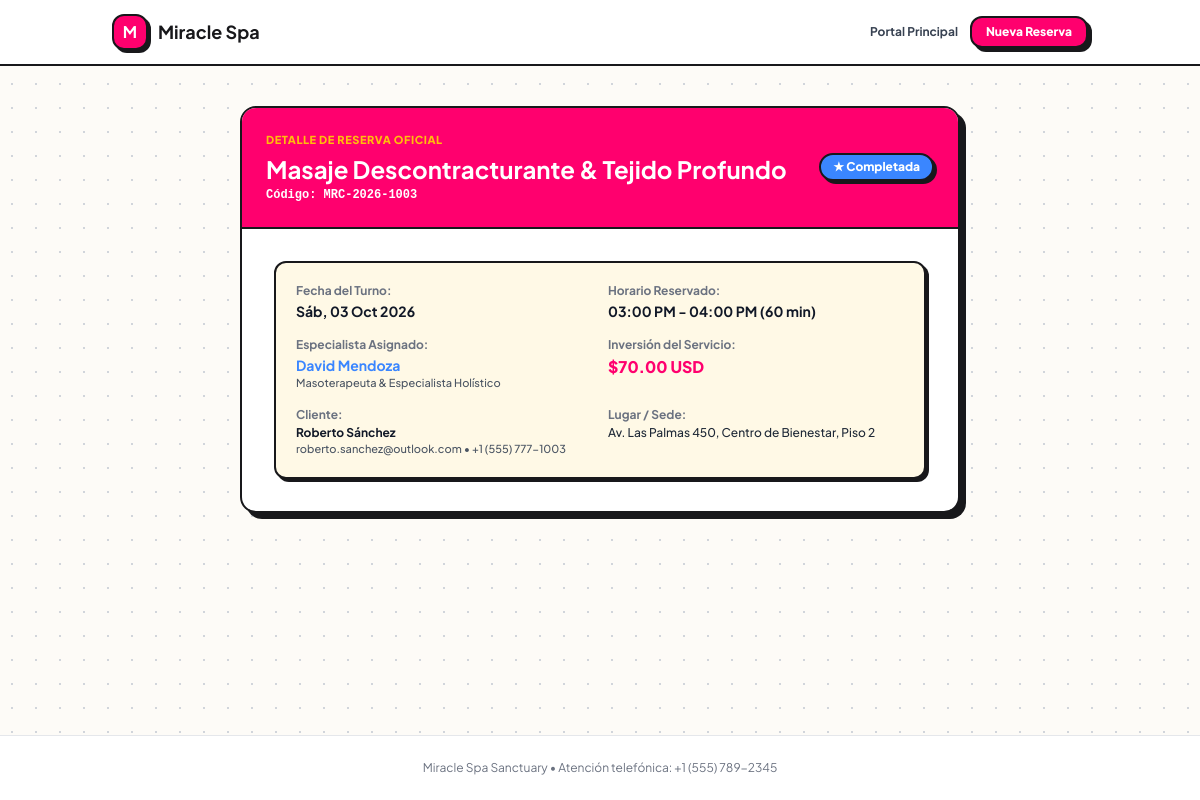
Screenshot of /gestionar-cita.php?token=tok_demo_1003_c7d6 with the database file from the repository.
### tables this page shows
CREATE TABLE IF NOT EXISTS `appointments` (
  `id` INT AUTO_INCREMENT PRIMARY KEY,
  `code` VARCHAR(30) NOT NULL UNIQUE,
  `client_id` INT NOT NULL,
  `service_id` INT NOT NULL,
  `professional_id` INT NOT NULL,
  `date` DATE NOT NULL,
  `start_time` TIME NOT NULL,
  `end_time` TIME NOT NULL,
  `duration_minutes` INT NOT NULL,
  `buffer_minutes` INT NOT NULL DEFAULT 15,
  `price` DECIMAL(10,2) NOT NULL DEFAULT 0.00,
  `status` ENUM('pendiente', 'confirmada', 'completada', 'cancelada', 'reprogramada') NOT NULL DEFAULT 'confirmada',
  `manage_token` VARCHAR(64) NOT NULL UNIQUE,
  `client_notes` TEXT NULL,
  `admin_notes` TEXT NULL,
  `cancellation_reason` TEXT NULL,
  `cancelled_at` DATETIME NULL,
  `rescheduled_at` DATETIME NULL,
  `created_at` DATETIME DEFAULT CURRENT_TIMESTAMP,
  INDEX `idx_date_prof` (`date`, `professional_id`),
  INDEX `idx_date_status` (`date`, `status`),
  INDEX `idx_token` (`manage_token`),
  CONSTRAINT `fk_app_client` FOREIGN KEY (`client_id`) REFERENCES `clients` (`id`) ON DELETE RESTRICT,
  CONSTRAINT `fk_app_service` FOREIGN KEY (`service_id`) REFERENCES `services` (`id`) ON DELETE RESTRICT,
  CONSTRAINT `fk_app_prof` FOREIGN KEY (`professional_id`) REFERENCES `professionals` (`id`) ON DELETE RESTRICT
);

CREATE TABLE IF NOT EXISTS `services` (
  `id` INT AUTO_INCREMENT PRIMARY KEY,
  `category_id` INT NOT NULL,
  `name` VARCHAR(150) NOT NULL,
  `description` TEXT NULL,
  `duration_minutes` INT NOT NULL DEFAULT 60,
  `price` DECIMAL(10,2) NOT NULL DEFAULT 0.00,
  `active` TINYINT(1) NOT NULL DEFAULT 1,
  `image_url` VARCHAR(255) NULL,
  `created_at` DATETIME DEFAULT CURRENT_TIMESTAMP,
  INDEX (`category_id`),
  CONSTRAINT `fk_service_category` FOREIGN KEY (`category_id`) REFERENCES `categories` (`id`) ON DELETE CASCADE
);

CREATE TABLE IF NOT EXISTS `professionals` (
  `id` INT AUTO_INCREMENT PRIMARY KEY,
  `name` VARCHAR(150) NOT NULL,
  `email` VARCHAR(150) NOT NULL UNIQUE,
  `phone` VARCHAR(50) NULL,
  `title` VARCHAR(100) DEFAULT 'Especialista en Belleza y Bienestar',
  `bio` TEXT NULL,
  `avatar` VARCHAR(255) NULL,
  `rating` DECIMAL(3,2) DEFAULT 4.90,
  `active` TINYINT(1) DEFAULT 1,
  `created_at` DATETIME DEFAULT CURRENT_TIMESTAMP
);

CREATE TABLE IF NOT EXISTS `clients` (
  `id` INT AUTO_INCREMENT PRIMARY KEY,
  `name` VARCHAR(150) NOT NULL,
  `email` VARCHAR(150) NOT NULL,
  `phone` VARCHAR(50) NOT NULL,
  `notes` TEXT NULL,
  `created_at` DATETIME DEFAULT CURRENT_TIMESTAMP,
  INDEX `idx_client_email` (`email`)
);

### app/Models/Appointment.php (called while the page is built, shortened)
<?php
class Appointment {
    public static function findByManageToken(string $token): ?array {
        $db = Database::getConnection();
        $stmt = $db->prepare("SELECT a.*,
                                     c.name AS client_name, c.email AS client_email, c.phone AS client_phone,
                                     s.name AS service_name, s.duration_minutes AS service_duration,
                                     cat.name AS category_name, cat.slug AS category_slug,
                                     p.name AS professional_name, p.title AS professional_title, p.avatar AS professional_avatar
                              FROM appointments a
                              JOIN clients c ON c.id = a.client_id
                              JOIN services s ON s.id = a.service_id
                              JOIN categories cat ON cat.id = s.category_id
                              JOIN professionals p ON p.id = a.professional_id
                              WHERE a.manage_token = ?");
        $stmt->execute([trim($token)]);
        $row = $stmt->fetch();
        return $row ?: null;
    }
}

### config/app.php (called while the page is built, shortened)
<?php
class AppConfig {
    private static array $settingsCache = [];
    public static function getSetting(string $key, string $default = ''): string {
        return self::$settingsCache[$key] ?? $default;
    }
    private static function loadSettings(): void {
        try {
            $db = Database::getConnection();
            $stmt = $db->query("SELECT setting_key, setting_value FROM settings");
            $rows = $stmt->fetchAll(PDO::FETCH_KEY_PAIR);
            self::$settingsCache = $rows ?: [];
        } catch (Exception $e) {
            self::$settingsCache = [
                'spa_name' => 'Miracle Spa Sanctuary',
                'spa_address' => 'Av. Las Palmas 450, Centro de Bienestar, Piso 2',
                'spa_phone' => '+1 (555) 789-2345',
                'spa_email' => 'citas@miraclespa.com',
                'currency_symbol' => '$',
                'buffer_minutes' => '15',
                'min_cancel_hours' => '4',
                'opening_time' => '09:00:00',
                'closing_time' => '20:00:00',
                'slot_interval_minutes' => '30',
                'mail_driver' => 'simulated'
            ];
        }
    }
}

### gestionar-cita.php (the view, shortened to what this page needs)
<?php
require_once __DIR__ . '/config/app.php';
require_once __DIR__ . '/app/Models/Appointment.php';
require_once __DIR__ . '/app/Helpers/ViewHelper.php';
$token = $_GET['token'] ?? null;
$code = $_GET['code'] ?? null;
$appointment = null;
if (!empty($token)) {
    $appointment = Appointment::findByManageToken($token);
} elseif (!empty($code)) {
    $appointment = Appointment::findByCode($code);
}
$spaName = AppConfig::getSetting('spa_name', 'Miracle Spa Sanctuary');
$spaAddress = AppConfig::getSetting('spa_address', 'Av. Las Palmas 450, Centro de Bienestar');
$spaPhone = AppConfig::getSetting('spa_phone', '+1 (555) 789-2345');
?>
<!DOCTYPE html>
<html lang="es">
<head>
    <script src="https://cdn.tailwindcss.com"></script>
    <link rel="stylesheet" href="assets/css/app.css">
</head>
<body class="bg-[#FDFBF7] text-[#18181B] min-h-screen flex flex-col">
    <header class="bg-white border-b-2 border-[#18181B] sticky top-0 z-30">
        <div class="max-w-5xl mx-auto px-4 sm:px-6 h-16 flex items-center justify-between">
            <a href="index.php" class="flex items-center gap-2.5">
                <span class="w-9 h-9 rounded-xl bg-[#FF006E] text-white flex items-center justify-center font-bold text-base border-2 border-[#18181B] memphis-shadow-sm">M</span>
                <span class="font-bold text-lg text-[#18181B]">Miracle Spa</span>
            </a>
            <div class="flex items-center gap-3">
                <a href="index.php" class="text-xs font-bold text-gray-700 hover:text-[#FF006E]">Portal Principal</a>
                <a href="index.php#booking-wizard-section" class="btn-memphis-primary text-xs px-3.5 py-1.5 rounded-xl">Nueva Reserva</a>
            </div>
        </div>
    </header>
    <main class="max-w-3xl mx-auto px-4 sm:px-6 py-10 flex-1 w-full">
        <?php if (!$appointment): ?>
            <div class="bg-white rounded-2xl border-2 border-[#18181B] p-8 memphis-shadow-lg text-center max-w-lg mx-auto">
                <div class="w-14 h-14 rounded-2xl bg-[#FFBE0B] text-[#18181B] flex items-center justify-center text-2xl mx-auto mb-4 font-bold border-2 border-[#18181B] memphis-shadow-sm">
                    🔍
                </div>
                <h1 class="text-2xl font-space font-bold text-[#18181B] mb-2">Consulta de Citas</h1>
                <p class="text-xs text-gray-600 mb-6 font-medium">Ingresa tu código de reserva (por ejemplo MRC-2026-1007) para revisar el estado o reprogramar.</p>
                <form method="GET" class="space-y-4">
                    <div>
                        <input type="text" name="code" required placeholder="Código: MRC-2026-XXXX" class="w-full text-center px-4 py-3 rounded-xl border-2 border-[#18181B] font-mono text-sm uppercase font-bold focus:ring-2 focus:ring-[#FF006E] focus:outline-none memphis-shadow-sm">
                    </div>
                    <button type="submit" class="w-full btn-memphis-primary font-bold py-3.5 rounded-xl text-xs">
                        Buscar Mi Cita
                    </button>
                </form>
                <div class="mt-6 text-xs text-gray-500 font-medium">
                    ¿No encuentras tu código? Revisa el correo electrónico de confirmación que te enviamos al agendar.
                </div>
            </div>
        <?php else: ?>
            <div class="bg-white rounded-2xl border-2 border-[#18181B] overflow-hidden memphis-shadow-lg">
                <div class="p-6 bg-[#FF006E] text-white border-b-2 border-[#18181B] flex flex-col sm:flex-row sm:items-center justify-between gap-4">
                    <div>
                        <div class="text-[11px] text-[#FFBE0B] uppercase font-extrabold tracking-wider mb-1">Detalle de Reserva Oficial</div>
                        <h1 class="text-2xl font-space font-bold"><?= htmlspecialchars($appointment['service_name']) ?></h1>
                        <span class="font-mono text-xs text-white font-bold block mt-0.5">Código: <?= htmlspecialchars($appointment['code']) ?></span>
                    </div>
                    <div>
                        <?= ViewHelper::statusBadge($appointment['status']) ?>
                    </div>
                </div>
                <div class="p-6 sm:p-8 space-y-6">
                    <div class="grid grid-cols-1 sm:grid-cols-2 gap-4 bg-[#FFF9E6] p-5 rounded-xl border-2 border-[#18181B] text-xs memphis-shadow-sm font-medium">
                        <div>
                            <span class="text-gray-500 font-bold block mb-0.5">Fecha del Turno:</span>
                            <span class="font-bold text-gray-900 text-sm"><?= ViewHelper::formatDate($appointment['date']) ?></span>
                        </div>
                        <div>
                            <span class="text-gray-500 font-bold block mb-0.5">Horario Reservado:</span>
                            <span class="font-bold text-gray-900 text-sm"><?= ViewHelper::formatTime($appointment['start_time']) ?> - <?= ViewHelper::formatTime($appointment['end_time']) ?> (<?= $appointment['duration_minutes'] ?> min)</span>
                        </div>
                        <div>
                            <span class="text-gray-500 font-bold block mb-0.5">Especialista Asignado:</span>
                            <span class="font-bold text-[#3A86FF] text-sm"><?= htmlspecialchars($appointment['professional_name']) ?></span>
                            <span class="text-gray-600 block text-[11px]"><?= htmlspecialchars($appointment['professional_title']) ?></span>
                        </div>
                        <div>
                            <span class="text-gray-500 font-bold block mb-0.5">Inversión del Servicio:</span>
                            <span class="font-space font-extrabold text-[#FF006E] text-base">$<?= number_format((float)$appointment['price'], 2) ?> USD</span>
                        </div>
                        <div>
                            <span class="text-gray-500 font-bold block mb-0.5">Cliente:</span>
                            <span class="font-bold text-gray-900"><?= htmlspecialchars($appointment['client_name']) ?></span>
                            <span class="text-gray-600 block text-[11px]"><?= htmlspecialchars($appointment['client_email']) ?> &bull; <?= htmlspecialchars($appointment['client_phone']) ?></span>
                        </div>
                        <div>
                            <span class="text-gray-500 font-bold block mb-0.5">Lugar / Sede:</span>
                            <span class="text-gray-800"><?= htmlspecialchars($spaAddress) ?></span>
                        </div>
                    </div>
                </div>
            </div>
        <?php endif; ?>
    </main>
    <footer class="bg-white border-t border-gray-200 py-6 text-center text-xs text-gray-500 mt-auto">
        <?= htmlspecialchars($spaName) ?> &bull; Atención telefónica: <?= htmlspecialchars($spaPhone) ?>
    </footer>
</body>
</html>

### app/Helpers/ViewHelper.php (shortened to what this page needs)
<?php
class ViewHelper {
    public static function formatDate(string $dateStr): string {
        $timestamp = strtotime($dateStr);
        $dias = ['Dom', 'Lun', 'Mar', 'Mié', 'Jue', 'Vie', 'Sáb'];
        $meses = ['', 'Ene', 'Feb', 'Mar', 'Abr', 'May', 'Jun', 'Jul', 'Ago', 'Sep', 'Oct', 'Nov', 'Dic'];
        $diaSemana = $dias[date('w', $timestamp)];
        $dia = date('d', $timestamp);
        $mes = $meses[(int)date('m', $timestamp)];
        $anio = date('Y', $timestamp);
        return "{$diaSemana}, {$dia} {$mes} {$anio}";
    }
    public static function formatTime(string $timeStr): string {
        return date('h:i A', strtotime($timeStr));
    }
    public static function statusBadge(string $status): string {
        $badges = [
            'confirmada' => [
                'label' => '✓ Confirmada',
                'class' => 'bg-[#06D6A0] text-[#18181B] border-2 border-[#18181B]'
            ],
            'pendiente' => [
                'label' => '⏱ Pendiente',
                'class' => 'bg-[#FFBE0B] text-[#18181B] border-2 border-[#18181B]'
            ],
            'completada' => [
                'label' => '★ Completada',
                'class' => 'bg-[#3A86FF] text-white border-2 border-[#18181B]'
            ],
            'cancelada' => [
                'label' => '✕ Cancelada',
                'class' => 'bg-[#FF006E] text-white border-2 border-[#18181B]'
            ],
            'reprogramada' => [
                'label' => '↻ Reprogramada',
                'class' => 'bg-[#8338EC] text-white border-2 border-[#18181B]'
            ],
        ];
        $info = $badges[$status] ?? ['label' => ucfirst($status), 'class' => 'bg-white text-[#18181B] border-2 border-[#18181B]'];
        return "<span class='inline-flex items-center px-3 py-1 rounded-full text-xs font-extrabold memphis-shadow-sm {$info['class']}'>
                    {$info['label']}
                </span>";
    }
}

### assets/css/app.css (style rules this page uses)
:root { --memphis-pink: #FF006E; --memphis-pink-light: #FF5C9D; --memphis-yellow: #FFBE0B; --memphis-yellow-light: #FFE484; --memphis-blue: #3A86FF; --memphis-blue-light: #70A9FF; --memphis-teal: #06D6A0; --memphis-teal-light: #52F0C8; --memphis-purple: #8338EC; --memphis-purple-light: #A469FF; --memphis-dark: #18181B; --memphis-black: #111111; --memphis-bg: #FDFBF7; --memphis-card: #FFFFFF; --memphis-cream: #FFF9E6; }
body { background-color: var(--memphis-bg); color: var(--memphis-dark); font-family: 'Plus Jakarta Sans', system-ui, -apple-system, sans-serif; -webkit-font-smoothing: antialiased; background-image: radial-gradient(#d1d5db 1px, transparent 1px); background-size: 24px 24px; }
.memphis-shadow-sm { box-shadow: 3px 3px 0px var(--memphis-dark); }
.memphis-shadow-lg { box-shadow: 6px 6px 0px var(--memphis-dark); }
.btn-memphis-primary { background-color: var(--memphis-pink); color: #FFFFFF; border: 2.5px solid var(--memphis-dark); font-weight: 800; box-shadow: 4px 4px 0px var(--memphis-dark); transition: all 0.12s ease; }

### gestionar-cita.php (style rules this page uses)
body { font-family: 'Plus Jakarta Sans', sans-serif; }

### rows the page displays
appointments: service.name "Masaje Descontracturante & Tejido Profundo", code "MRC-2026-1003", status "★ Completada", date "Sáb, 03 Oct 2026", start_time "03:00 PM", end_time "04:00 PM", duration_minutes "60", professional.name "David Mendoza", professional.title "Masoterapeuta & Especialista Holístico", price "70.00", client.name "Roberto Sánchez", client.email "roberto.sanchez@outlook.com", client.phone "+1 (555) 777-1003"

### other values shown
$spaAddress "Av. Las Palmas 450, Centro de Bienestar, Piso 2"
$spaName "Miracle Spa Sanctuary"
$spaPhone "+1 (555) 789-2345"
